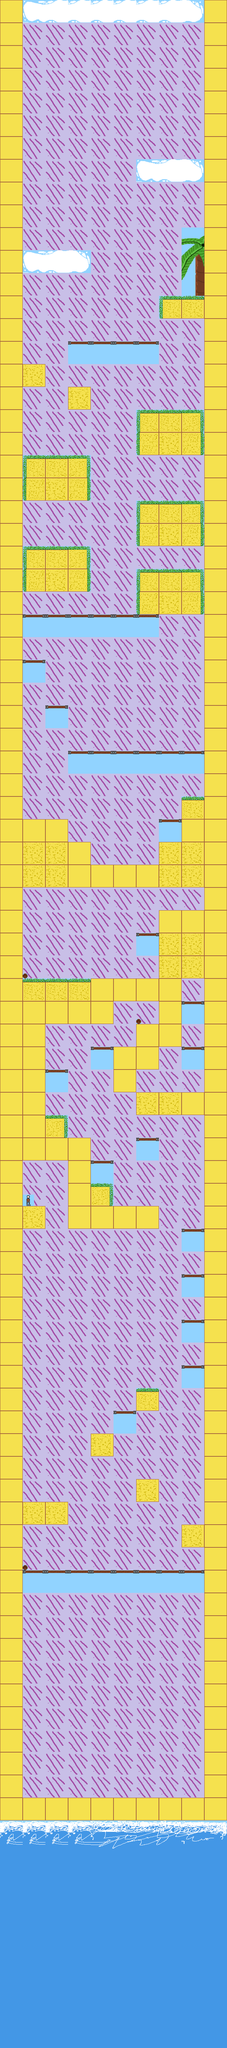

Rendered tile map (Tiled .tmx) drawn with the repository's tilesets; below, a short description and the map source with its tile grids summarised:
An orthogonal 10x90 tile map with 64x64 px tiles, 8 tile layers (Background, Player, Bridge, Coconut, ...), 8 tilesets.

<map version="1.9" tiledversion="1.9.0" orientation="orthogonal" renderorder="right-down" width="10" height="90" tilewidth="64" tileheight="64" infinite="0" nextlayerid="10" nextobjectid="1">
 <editorsettings>
  <export target="../Map/Level_three/Level_three.csv" format="csv" />
 </editorsettings>
 <tileset firstgid="1" source="Sand (192x256).tsx" />
 <tileset firstgid="13" source="water (448 x 322).tsx" />
 <tileset firstgid="48" source="Bridge (64x64).tsx" />
 <tileset firstgid="49" source="idle(32).tsx" />
 <tileset firstgid="53" source="coconut (14x14).tsx" />
 <tileset firstgid="54" source="cloud (192 x 64).tsx" />
 <tileset firstgid="57" source="palm tree (256x322).tsx" />
 <tileset firstgid="77" source="Background.tsx" />
 <layer id="9" name="Background" width="10" height="90">
  <data>[900 cells, 900 non-empty, 1 distinct tile ids]</data>
 </layer>
 <layer id="1" name="Player" width="10" height="90">
  <data>[900 cells, 1 non-empty, 1 distinct tile ids]</data>
 </layer>
 <layer id="2" name="Bridge" width="10" height="90">
  <data>[900 cells, 39 non-empty, 1 distinct tile ids]</data>
 </layer>
 <layer id="3" name="Coconut" width="10" height="90">
  <data>[900 cells, 3 non-empty, 1 distinct tile ids]</data>
 </layer>
 <layer id="4" name="Tree" width="10" height="90">
  <data>[900 cells, 3 non-empty, 3 distinct tile ids]</data>
 </layer>
 <layer id="5" name="Sand" width="10" height="90">
  <data>[900 cells, 268 non-empty, 7 distinct tile ids]</data>
 </layer>
 <layer id="6" name="Clouds" width="10" height="90">
  <data>[900 cells, 14 non-empty, 3 distinct tile ids]</data>
 </layer>
 <layer id="8" name="Water" width="10" height="90">
  <data>[900 cells, 100 non-empty, 20 distinct tile ids]</data>
 </layer>
</map>